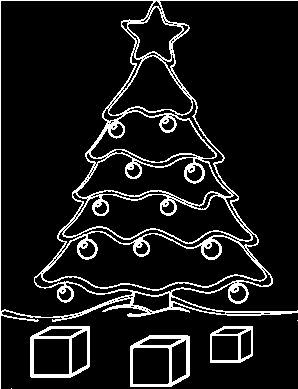
#> input picture 7/xmas.png, 298 x 389 px, found by its file name
$ jupyter execute --allow-errors 'sheet06(solution).ipynb'   (shell and % lines are left out)
#> lines starting #> are read from the running program, lines starting #| are printed output that depends on the picture
Osnabrück University - Computer Vision (Winter Term 2021/22) - Prof. Dr.-Ing. G. Heidemann, Ulf Krumnack, Axel Schaffland

# Exercise Sheet 06: Hough Transform

## Introduction

This week's sheet should be solved and handed in before **14:00 of Tuesday, December 14, 2021**. If you need help (and Google and other resources were not enough), feel free to contact your groups' designated tutor or whomever of us you run into first. Please upload your results to your group's Stud.IP folder.

**HINT: There is a bonus exercise in the end. If you do this bonus exercise you may leave out one of the other exercises.**

## Assignment 0: Math recap (Eigenvectors and Eigenvalues) [0 Points]

This exercise is supposed to be very easy, does not give any points, and is voluntary. There will be a similar exercise on every sheet. It is intended to revise some basic mathematical notions that are assumed throughout this class and to allow you to check if you are comfortable with them. Usually you should have no problem to answer these questions offhand, but if you feel unsure, this is a good time to look them up again. You are always welcome to discuss questions with the tutors or in the practice session. Also, if you have a (math) topic you would like to recap, please let us know.

**a)** What is an eigenvector of a matrix/a linear mapping? What are eigenvalues?

YOUR ANSWER HERE

**b)** What is the characteristic polynomial of a matrix? How is it related to eigenvalues? What are algebraic and geometric multiplicity of an eigenvalue?

YOUR ANSWER HERE

**c)** What is the spectrum of a matrix? What does the spectral theorem state?

YOUR ANSWER HERE

**d)** [bonus task]: Numpy/Scipy provide functions to compute eigenvalues. Lookup these functions and apply them to an example.

[cell 1]
# YOUR CODE HERE

## Assignment 1: Hough transform [7 Points]

**a)** Explain in your own words the idea of Hough transform in general. What is an accumulator space? In what sense can the Hough transform be seen as a model-based approach?

Hough transform detects objects found in lines of geometric figures, like a circle. It detects edge points for example using a sobel filter and transforms those points by pointing in an accumulator space, analysing then the clusters in that specific space. The accumulator space is a space where detected segments are accumulated in a specific representation (depending on the form to be detected); clusters/maxima correspond to the detected form in the image.
HT can be seen as a model-based approach in terms of a simple form whereas the algorithm is looking for small clusters in the accumulator space and therefore specifies the given straight line as the model.Further, this respective straight line is the most simple case which exists if HT was developed. Moreover, it is possible to generalize HT for any forms and is not restricted in any way.
Generally speaking, Hough transform builds on local information, however combines it to become something global which means that overall it may be discussed whether it is local or global in the end.

**b)** What is linear Hough transform? What does a point in the linear Hough space represent? Explain the meaning of the two coordinates.

YOUR ANSWER HERE
Linear Hough transform is a way to detect straight edges in an image by transforming points in the edge image into lines (representing possible lines through this point) in the accumulator space, estimating the two parameters that define a straight line. The transform space has two dimensions, and every point in the transform space is used as an accumulator to detect or identify a line described. Every point in the detected edges in the image contributes to the accumulators.
Straight lines/edges in the image can then be found by analyzing clusters or "bright spots" in the accumulator space.

One point in the linear Hough (accumulator) space represents one possible line going through an edge point in the transformed image. The two coordinates in the linear Hough space are r, which is the distance of the line to the origin, and theta, which is the angle of the line that is perpendicular to the represented one and runs through the origin. Each element in the accumulator has a value equal to the sum of the points or pixels that are positioned on the line represented by quantized parameters (r, θ). So the element with the highest value indicates the straight line that is most represented in the input image.

**c)**  How are points, lines, polygons transformed by linear Hough transform? What about parallel lines? Try different configurations using the functions `point`, `line`, `polygon` below. Use the function `skimage.transform.hough_line` to display these examples. You may use the code of Assignment 2 to check
different configurations interactively.

YOUR ANSWER HERE
A point is transformed into one line in the accumulator space, with the line representing all possible lines (combinations of r and theta) through the point. Consequently a straight line is transformed into multiple lines in the accumulator space, where the intersection of these lines occurs at the r, theta combination of the line in the image. As a line in A is created for every pixel in a line in the image, shorter lines lead to an accumulator space where there are less lines than for longer image lines, and the areas where the lines in the accumulator spaces diverge are also smaller.
The transformations of parallel lines look similar, but of course the intersections in the accumulator space are  at different rs, and the rest is accordingly different.
Knowing how lines are transformed, polygons are no surprise, as they are made out of lines, the accumulator space just contains the respective representations.

[cell 2]
from skimage.transform import hough_line
from skimage.transform import resize
import matplotlib.pyplot as plt
import numpy as np

steps = lambda p,q : max(map(lambda x,y: abs(x-y), p, q))+1
coords = lambda p,q,s : tuple([np.linspace(x,y,s,dtype=np.uint16) for x,y in zip(p,q)])

# [11 lines left out: function point, not called in this run]

def line(img, p, q):
    """Insert a line from p to q in the black/white image

    Args:
        img (ndarray): Input image.
        p (tuple): Coordinate of start position.
        q (tuple): Coordinate of end position.

    Returns:

    """
    img[coords(p,q,steps(p,q))] = 1

def polygon(img, vertices):
    """Insert a (closed) polygon given by a list of points into the black/white image

    Args:
        img (ndarray): Input image.
        vertices (list): List of coordinate tuples.

    Returns:

    """
    for p, q in zip(vertices, vertices[1:]+vertices[0:1]):
        line(img,p,q)

img = np.zeros((100,100))

# YOUR CODE HERE
line(img, (50,40), (50,60))
line(img, (80,40), (80,60))
# line(img, (50,40), (80,40))
# line(img, (50,60), (80,60))


fig, [ax1, ax2] = plt.subplots(1,2, figsize=(12,4))

plt.gray()
ax1.set_title('Image');
ax1.imshow(img, origin = 'lower')

out, angles, d = hough_line(img)

# scale output to quadratic image
out_resized = resize(out, (out.shape[0], out.shape[0]), anti_aliasing=True, preserve_range=True)
ax2.set_title('Hough transform (skimage)');
ax2.set_xlabel('Angles (degrees)')
ax2.set_ylabel('Distance (pixels)')
ax2.imshow(np.log(1 + out_resized), origin = 'lower', cmap='gray')

ax2.set_yticks(np.linspace(0, out.shape[0], 7))
ax2.set_yticklabels((-1 * np.linspace(d[-1], d[0], 7)).astype(int))
ax2.set_xticks(np.linspace(0, out.shape[0], 5))
ax2.set_xticklabels(np.linspace(np.rad2deg(angles[0]), np.rad2deg(angles[-1]), 5).astype(int))


plt.show()
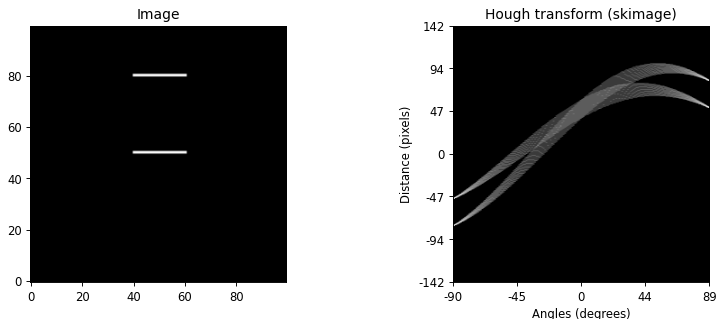
#> figure drawn by matplotlib, 2 panels

## Assignment 2: Interactive Hough transform [1 Point]

The following code block implements an interactive Hough transform, in which you can either draw points or lines and can see the resulting Hough transform immediately. Draw different shapes of points or lines and check the resulting Hough transform. Try to predict the outcome of the transformation!

[cell 3]
from skimage.transform import hough_line
import matplotlib.pyplot as plt
import numpy as np

# True if two mouse clicks should draw a line, false if single clicks draw points
lines = True


steps = lambda p,q : max(map(lambda x,y: abs(x-y), p, q))+1
coords = lambda p,q,s : tuple([np.linspace(x,y,s,dtype=np.uint16) for x,y in zip(p,q)])
img = np.zeros((200,200))


def line(img, p, q):
    """Insert a line from p to q in the black/white image

    Args:
        img (ndarray): Input image.
        p (tuple): Coordinate of start position.
        q (tuple): Coordinate of end position.

    Returns:

    """
    img[coords(p,q,steps(p,q))] = 1


def disp_and_comp():
    """Computes Line Hough transform; displays image and result

    Args:

    Returns:

    """
    ax1.imshow(img, origin = 'lower', cmap='gray')

    out, angles, d = hough_line(img)

    out_resized = resize(out, (out.shape[0], out.shape[0]), anti_aliasing=True, preserve_range=True)
    ax2.imshow(np.log(1 + out_resized), origin = 'lower', cmap='gray')
    ax2.set_yticks(np.linspace(0, out.shape[0], 7))
    ax2.set_yticklabels((-1 * np.linspace(d[-1], d[0], 7)).astype(int))
    ax2.set_xticks(np.linspace(0, out.shape[0], 5))
    ax2.set_xticklabels(np.linspace(np.rad2deg(angles[0]), np.rad2deg(angles[-1]), 5).astype(int))

    fig.canvas.draw()


first_point = True
p1 = (0,0)
# [30 lines left out: function on_press, not called in this run]


fig = plt.figure(figsize=(8, 6))

ax1 = fig.add_subplot(121)
plt.title('Image')

ax2 = fig.add_subplot(122)
plt.title('Hough transform');
plt.xlabel('Angles (degrees)')
plt.ylabel('Distance (pixels)')


disp_and_comp()
#plt.axis('square')
fig.canvas.mpl_connect('button_press_event', on_press)

# YOUR CODE HERE
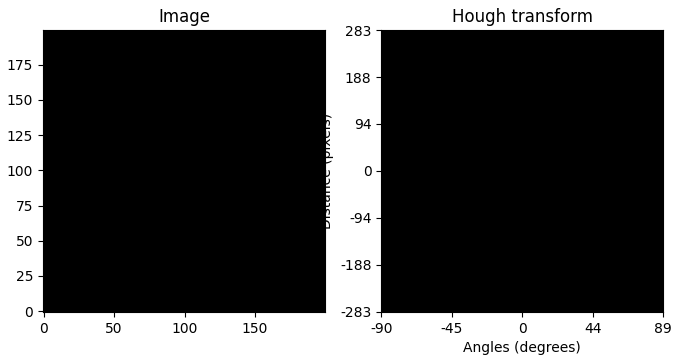
#> figure drawn by matplotlib, 2 panels

## Assignment 3: Implementing Hough transform [7 Points]

**a)** Implement your own version of linear Hough transform and compare the results with the function `skimage.transform.hough_line`.

[cell 4]
from skimage.transform import hough_line
import matplotlib.pyplot as plt
import numpy as np
import warnings
from skimage import filters
from skimage.feature import canny
warnings.filterwarnings('ignore')

def my_hough_line(img, angles=180):
    """
    Apply linear Hough transform to the given image.

    Args:
        img (numpy.ndarray): The binary image to transform
        angles (int): The number of angles to consider.
    Result:
        accumulator (numpy.ndarray): The accumulator space.
    """
    # YOUR CODE HERE

    # edge point detection using canny
    # TODO if the image is binary we already max have good edges and canny yields only outlines of those
    # so may not be desirable
#     edge_points = canny(img)

    edge_points = img

    # we want to compute r for these angles (convert to radians)
    theta = np.linspace(-np.deg2rad(angles/2), np.deg2rad(angles/2), num=angles, endpoint=False)

    # initialize accumulator
    # r size can maximally be as long as the diagonal of the original image
    r_size = int(np.sqrt(img.shape[0]**2 + img.shape[1]**2)+1)

    accumulator = np.zeros(shape=(r_size*2, angles), dtype=np.int64)

    # for all angles to consider
    for angle in theta:
        # only consider edge pixels
        y = np.where(edge_points==True)[0]
        x = np.where(edge_points==True)[1]

        # calculate the rs for all edge pixels and the current angle
        r = x*np.cos(angle)+y*np.sin(angle)

        # rount r to nearest int and convert to int array to be able to use it as index
        r = np.rint(r)
        r = np.array(r, dtype=np.int64)

        # deal with negative numbers to get the proper index
        r[np.where(r<=0)]+=r_size*2

        # get the unique idex pairs and the respective counts
        indices = np.vstack((r-r_size, np.repeat(np.round(np.rad2deg(angle))+angles/2, r.size).astype(np.int64)))
        pairs, counts = np.unique(np.transpose(indices), return_counts=True, axis=0)

        # and for all different counts increment the accumulator at the respective indices
        for c in np.unique(counts):
            idxs = np.transpose(pairs[np.where(counts==c)])
            accumulator[idxs[0], idxs[1]] += c

    return accumulator


img = np.zeros((100,100))

# You may try different paintings here:
#point(img, (10,10))
#line(img,(10,20),(70,20))
polygon(img,[(20,10),(80,50),(80,80),(30,60)])


fig, [ax1, ax2, ax3] = plt.subplots(1,3, figsize=(12,4))
plt.gray()


# original image
ax1.set_title('Image');
ax1.imshow(img, origin = 'lower')

# skimage
out, angles, d = hough_line(img)

out_resized = resize(out, (out.shape[0], out.shape[0]), anti_aliasing=True, preserve_range=True)
ax2.set_title('Hough transform (skimage)');
ax2.set_xlabel('Angles (degrees)')
ax2.set_ylabel('Distance (pixels)')
ax2.imshow(np.log(1 + out_resized), origin = 'lower', cmap='gray')
ax2.set_yticks(np.linspace(0, out.shape[0], 7))
ax2.set_yticklabels((-1 * np.linspace(d[-1], d[0], 7)).astype(int))
ax2.set_xticks(np.linspace(0, out.shape[0], 5))
ax2.set_xticklabels(np.linspace(np.rad2deg(angles[0]), np.rad2deg(angles[-1]), 5).astype(int))

# own implementation
my_out = my_hough_line(img)

my_out_resized = resize(my_out, (out.shape[0], out.shape[0]), anti_aliasing=True, preserve_range=True)
ax3.set_title('Hough transform (own implementation)');
ax3.set_xlabel('Angles (degrees)')
ax3.set_ylabel('Distance (pixels)')
ax3.imshow(np.log(1 + my_out_resized), origin = 'lower', cmap='gray')
ax3.set_yticks(np.linspace(0, out.shape[0], 7))
ax3.set_yticklabels((-1 * np.linspace(d[-1], d[0], 7)).astype(int))
ax3.set_xticks(np.linspace(0, out.shape[0], 5))
ax3.set_xticklabels(np.linspace(np.rad2deg(angles[0]), np.rad2deg(angles[-1]), 5).astype(int))

plt.show()
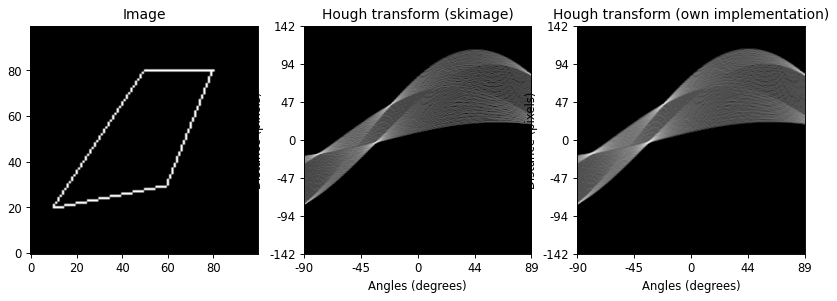
#> figure drawn by matplotlib, 3 panels

**b)** Under which conditions is (linear) Hough transform invertible? Try to implement an inverse linear Hough transform.

You could create a line for each point in accumulator space by doing the following: Compute angle and distance of the line represented by the current point in accumulator space. Add the value of this point to all image pixels which belong to the corresponding line. Finally you could threshold the image.

However, other solution are feasible, too.

YOUR ANSWER HERE
Linear Hough transform is invertible if the assumption that the image contains only straight lines holds. Noise might also create problems, although, if the maxima in the accumulator space can be distinguished, the lines can be reconstructed but the noise obviously cannot. Also, if the lines are interrupted, the interruptions cannot be reconstructed.

[cell 5]
from skimage.transform import hough_line
import matplotlib.pyplot as plt
import numpy as np
from skimage.filters import gaussian


# YOUR CODE HERE

def my_inverse_hough_line(accumulator, shape):
    """Compute an inverse Hough transform, i.e. compute the image from the accumulator space.

    Args:
        accumulator (numpy.ndarray)
        shape (tuple): The shape (dimensions) of the image to be created

    Result:
        img (numpy.ndarray): The image created from the accumulator space.
    """
    img = np.zeros(shape, np.uint64)
    threshold = np.max(accumulator)*0.8

    # get points in accumulator space by thresholding
    (xs, ys) = np.where(accumulator>0)

    for r,theta in zip(xs,ys):
        value = accumulator[r, theta]
        r = (accumulator.shape[0]/2-r)
        angle = (accumulator.shape[1]/2-theta)*-1
        r = np.abs(r)

        x = r / np.cos(np.deg2rad(angle))
        y = r / np.sin(np.deg2rad(angle))


        add_line(img, x, y, value)

    return img


def add_line(img, x_0, y_0, value=1):
    m = -y_0/x_0
    b = y_0
    if np.isnan(m) or np.isnan(b) or not np.isfinite(b):
        img[:, int(np.rint(x_0))]+=value
    else:

        for x in range(img.shape[1]):
            y = int(m*x+b)

            if 0 <= y and y < img.shape[0]:
                img[y,x]+=value


img = np.zeros((100,100))

#point(img, (10,10))
#line(img,(10,20),(70,20))
#line(img,(20,10),(20,70))
polygon(img,[(10,30),(50,50),(10,70)])

plt.figure(figsize=(12, 4))
plt.gray()
plt.subplot(1,3,1) ; plt.title('Image'); plt.imshow(img, origin = 'lower')

out, angles, d = hough_line(img)
out_resized = resize(out, (out.shape[0], out.shape[0]), anti_aliasing=True, preserve_range=True)
ax = plt.subplot(1,3,2) ; plt.title('Hough transform (skimage)');
ax.set_title('Hough transform (skimage)');
ax.set_xlabel('Angles (degrees)')
ax.set_ylabel('Distance (pixels)')
ax.imshow(np.log(1 + out_resized), origin = 'lower', cmap='gray')
ax.set_yticks(np.linspace(0, out.shape[0], 7))
ax.set_yticklabels((-1 * np.linspace(d[-1], d[0], 7)).astype(int))
ax.set_xticks(np.linspace(0, out.shape[0], 5))
ax.set_xticklabels(np.linspace(np.rad2deg(angles[0]), np.rad2deg(angles[-1]), 5).astype(int))

img2 = my_inverse_hough_line(out, img.shape)
# img2 = gaussian(img2)
# img2 = np.log(1+img2)
plt.subplot(1,3,3) ; plt.title('Inverse Hough transform');

plt.imshow(img2, origin = 'lower')
plt.show()
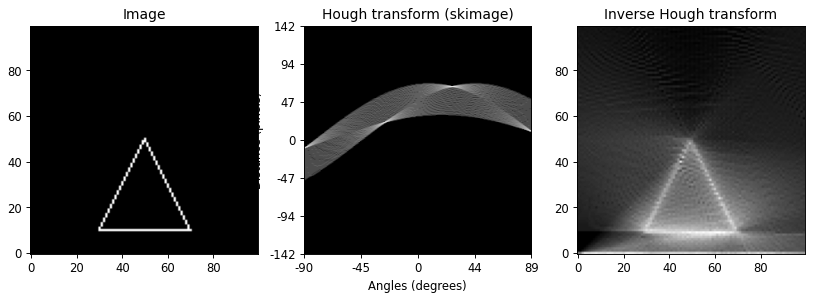
#> figure drawn by matplotlib, 3 panels

[cell 6]
from skimage.transform import hough_line
import matplotlib.pyplot as plt
import numpy as np


# YOUR CODE HERE

def my_inverse_hough_line(accumulator, shape):
    """Compute an inverse Hough transform, i.e. compute the image from the accumulator space.

    Args:
        accumulator (numpy.ndarray)
        shape (tuple): The shape (dimensions) of the image to be created

    Result:
        img (numpy.ndarray): The image created from the accumulator space.
    """
    img = np.zeros(shape, np.uint64)
    threshold = np.max(accumulator)*0.8

    # get points in accumulator space by thresholding
    points = accumulator > threshold
    (xs, ys) = np.where(points==True)

    for r,theta in zip(xs,ys):
        r = (accumulator.shape[0]/2-r)
        angle = (accumulator.shape[1]/2-theta)*-1
        r = np.abs(r)

        x = r / np.cos(np.deg2rad(angle))
        y = r / np.sin(np.deg2rad(angle))


        img = draw_line(img, x, y)


    # YOUR CODE HERE
    return img


def draw_line(img, x_0, y_0):
    img = img.copy()
    m = -y_0/x_0
    b = y_0
    for x in range(img.shape[1]):
        y = int(m*x+b)
        if 0 <= y and y < img.shape[0]:
            img[y,x]=1

    return img


img = np.zeros((100,100))

#point(img, (10,10))
#line(img,(10,20),(70,20))
#line(img,(20,10),(20,70))
polygon(img,[(10,30),(50,50),(10,70)])

plt.figure(figsize=(12, 4))
plt.gray()
plt.subplot(1,3,1) ; plt.title('Image'); plt.imshow(img, origin = 'lower')

out, angles, d = hough_line(img)
out_resized = resize(out, (out.shape[0], out.shape[0]), anti_aliasing=True, preserve_range=True)
ax = plt.subplot(1,3,2) ; plt.title('Hough transform (skimage)');
ax.set_title('Hough transform (skimage)');
ax.set_xlabel('Angles (degrees)')
ax.set_ylabel('Distance (pixels)')
ax.imshow(np.log(1 + out_resized), origin = 'lower', cmap='gray')
ax.set_yticks(np.linspace(0, out.shape[0], 7))
ax.set_yticklabels((-1 * np.linspace(d[-1], d[0], 7)).astype(int))
ax.set_xticks(np.linspace(0, out.shape[0], 5))
ax.set_xticklabels(np.linspace(np.rad2deg(angles[0]), np.rad2deg(angles[-1]), 5).astype(int))

img2 = my_inverse_hough_line(out, img.shape)
plt.subplot(1,3,3) ; plt.title('Inverse Hough transform');

plt.imshow(img2, origin = 'lower')
plt.show()
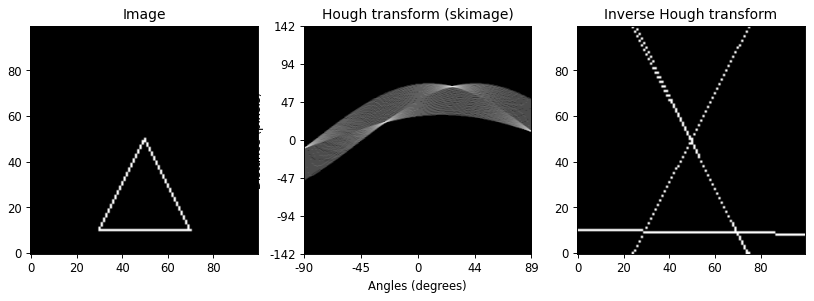
#> figure drawn by matplotlib, 3 panels

## Assignment 4: Circular Hough [7 Points]

**a)** Explain the idea of circular Hough transform. How many dimensions does the accumulator space have and what do they represent? What practical problems do you expect when computing circular Hough transform?

YOUR ANSWER HERE
The idea of circular Hough transform is to detect circles in (edge) images instead of lines, which is achieved by using a different accumulator space and a accordingly different transformation. Basically for each radius that should be checked a 2d accumulator of the image shape is used, and for each edge point in the image the accumulator space for the currently checked radius in incremented at all pixels that form a circle of the given radius around the center given by the coordinates of the image edge pixel currently checked.
As can already be read from the previous description, the accumulator space has 3 dimensions, the height, and width (of the image to be transformed), as well as the raddi that one wants to check.
Practical problems that might occur are a long runtime for large images and multiple radii or that partial/occluded circles might not be detected.

**b)** Now implement circular hough transform. First think how the accumulator space should be represented. You may provide an additional parameter to only look for circles of a given radius (or a range of radii). Then apply it to the image `xmas.png` to detect the balls. Mark them in the original image. (Bonus task: also detect the presents using linear Hough transform).

[cell 7]
from skimage.transform import hough_line
from scipy import misc
from imageio import imread
import matplotlib.pyplot as plt
import numpy as np

# load the image
img = imread('images/xmas.png')
#> img: shape (389, 298) bool; 10% white in thin lines or dots

# YOUR CODE HERE
def circular_hough(img, radii=[10]):
    """
    Apply linear Hough transform to the given image.

    Args:
        img (numpy.ndarray): The binary image to transform
        radii (list): The radii to consider.
    Result:
        accumulator (numpy.ndarray): The accumulator space.
    """
    # YOUR CODE HERE

    # edge point detection using canny
    edge_points = canny(img)

    # initialize accumulator
    accumulator = np.zeros(shape=(img.shape[0], img.shape[1], len(radii)))

    # for all radii to consider
    for r in radii:
        # only consider edge pixels
        xs = np.where(edge_points==True)[0]
        ys = np.where(edge_points==True)[1]

        # increment accumulator around edge point in circular fashion
        #for all edge points
        for x, y in zip(xs,ys):
            c = get_circle(img, (y, x) , r)
            accumulator[c] += 1

    return accumulator


def get_circle(img, center, radius):
    result = img.copy()
    h, w = img.shape[:2]

    # np ogrid creates array of indices
    Y, X = np.ogrid[:h, :w]
# [5 lines of commented-out code are left out]

    dist_from_center = np.sqrt((X - center[0])**2 + (Y-center[1])**2)

    e = 0.5
    inner = dist_from_center < radius + e
    outer = dist_from_center > radius - e

    return np.logical_and(inner, outer)


# [8 lines of commented-out code are left out]


plt.figure(figsize=(12, 4))
plt.gray()
plt.subplot(1,3,1) ; plt.title('Image'); plt.imshow(img)

r = 9
out = circular_hough(img, [r])
#> (the rest of the program and of its run is left out)
